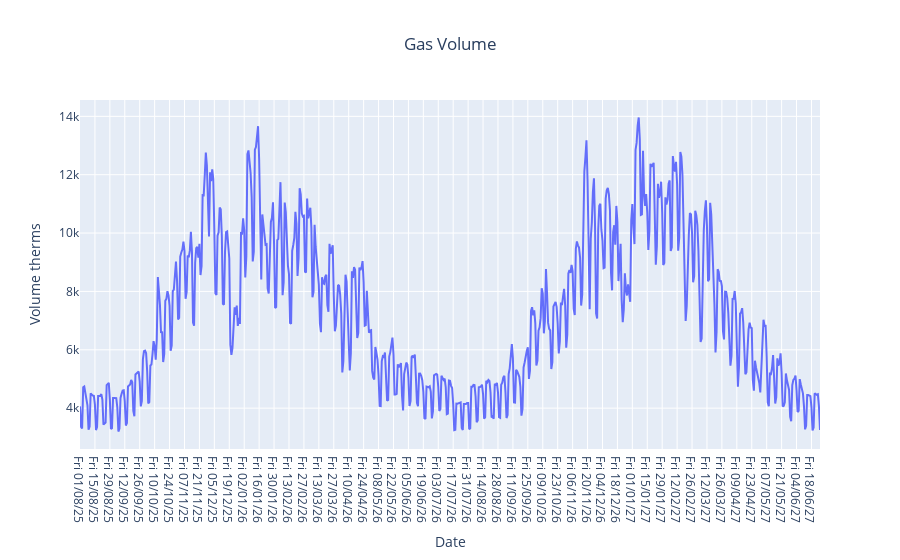

The cell this chart's notebook holds for it:
### Markdown cell above
**Now center the title** <br>Theres a layout seciton in the library <br>https://plotly.com/python/reference/layout/

### Code cell
vol_fig = px.line(gas_vol,x="Date", y="Volume therms",title="Gas Volume")
vol_fig.update_layout(title_x=0.5)
vol_fig.show()

### Figure 1 — Plotly figure (JSON) as saved in the notebook; plotly's stock layout.template omitted (floating-point values rounded to 4 significant figures; data arrays with more than 128 entries replaced by an {"elided": "..."} marker saying what was removed)
{"data": [{"hovertemplate": "Date=%{x}<br>Volume therms=%{y}<extra></extra>", "legendgroup": "", "line": {"color": "#636efa", "dash": "solid"}, "marker": {"symbol": "circle"}, "mode": "lines", "name": "", "orientation": "v", "showlegend": false, "type": "scatter", "x": {"elided": "695 str values"}, "xaxis": "x", "y": {"elided": "695 float values"}, "yaxis": "y"}], "layout": {"autosize": true, "legend": {"tracegroupgap": 0}, "title": {"text": "Gas Volume", "x": 0.5}, "xaxis": {"anchor": "y", "autorange": true, "domain": [0, 1], "range": [0, 694], "title": {"text": "Date"}, "type": "category"}, "yaxis": {"anchor": "x", "autorange": true, "domain": [0, 1], "range": [2600.0, 14560.0], "title": {"text": "Volume therms"}, "type": "linear"}}}
